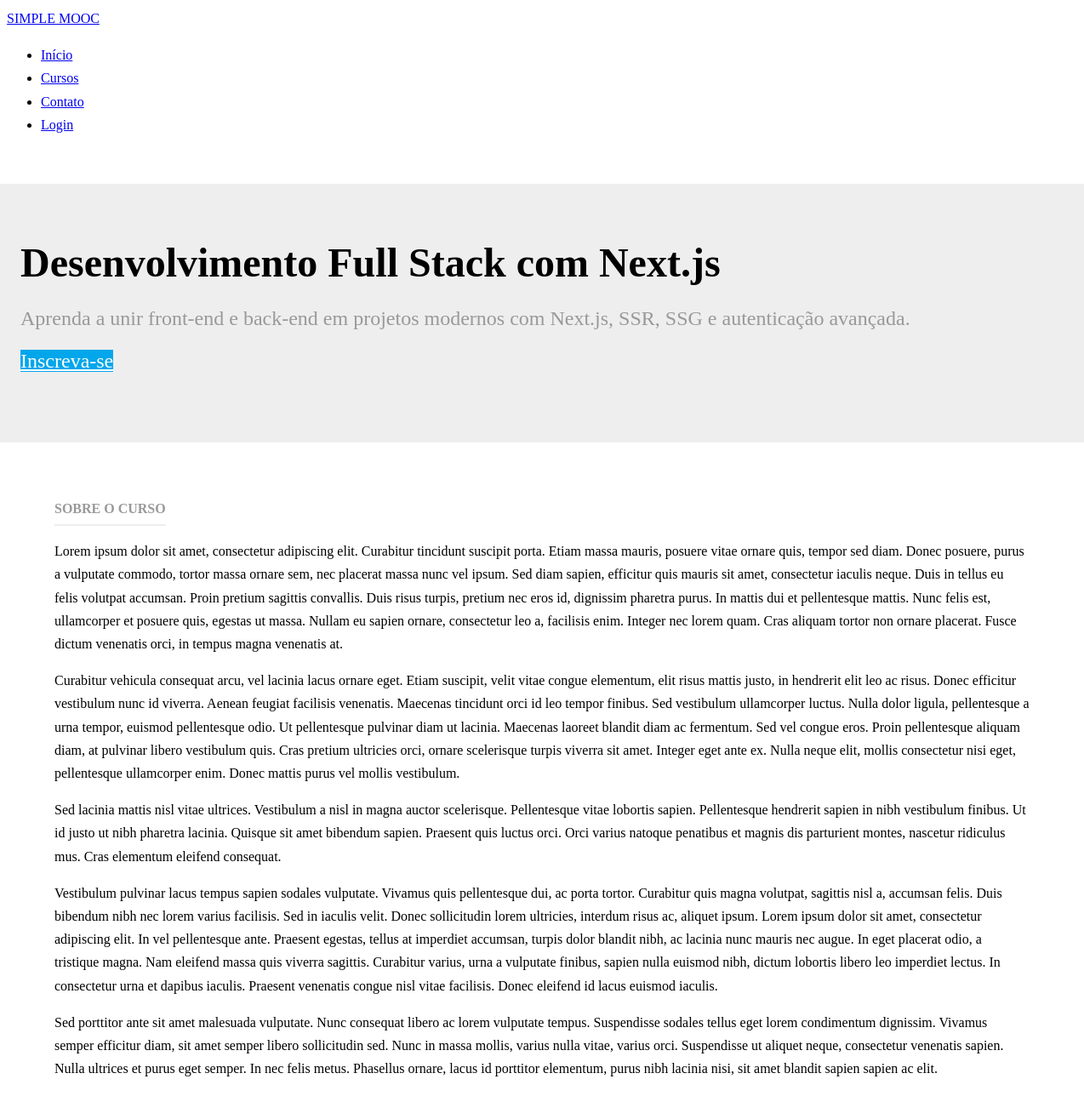
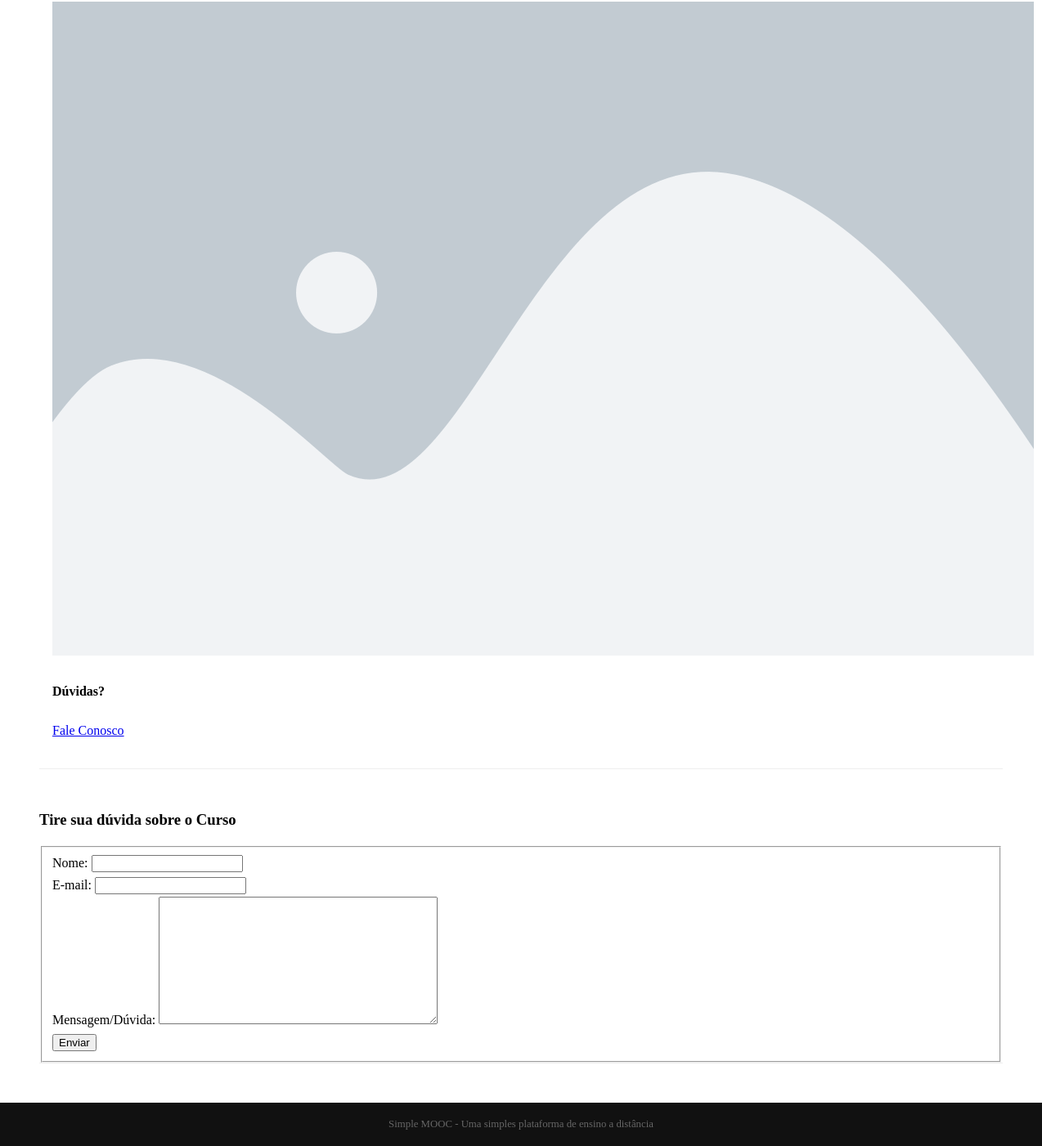
Screenshot of /cursos/desenvolvimento-full-stack-com-next-js/ with the database file from the repository (2 pictures, top to bottom).
### simplemooc/courses/models.py (models this page shows, shortened)
class Course(models.Model):
  name = models.CharField('Nome', max_length=100)
  slug = models.SlugField('Atalho')
  description = models.TextField('Descrição', blank=True)
  about = models.TextField('Sobre o Curso', blank=True)
  start_date = models.DateField('Data de início', null=True, blank=True)
  image = models.ImageField(upload_to='courses/images', verbose_name='Image', null=True, blank=True)
  created_at = models.DateTimeField('Criado em', auto_now_add=True)
  updated_at = models.DateTimeField('Atualizado em', auto_now=True)
  objects = CourseManager()
  def __str__(self):
    return self.name
  class Meta:
    verbose_name = 'Curso'
    verbose_name_plural = 'Cursos'
    ordering = ['name']

### simplemooc/courses/views.py (the view)
# urls.py: path('<slug:slug>/', views.details, name='details'),
def details(request, slug):
  course = get_object_or_404(Course, slug=slug)
  template_name = 'courses/details.html'
  context = {}
  if request.method == 'POST':
    form = ContactCourse(request.POST)
    if form.is_valid():
      context['is_valid'] = True
      form.send_mail(course)
      form = ContactCourse()
  else:
    form = ContactCourse()
  context['form'] = form
  context['course'] = course
  return render(request, template_name, context)

### simplemooc/courses/forms.py (shortened to what this page needs)
class ContactCourse(forms.Form):
  name = forms.CharField(label='Nome', max_length=100)
  email = forms.EmailField(label='E-mail')
  message = forms.CharField(label='Mensagem/Dúvida', widget=forms.Textarea)

### simplemooc/courses/templates/courses/details.html (shortened to what this page needs)
{% extends "base.html" %}
{% load static %}
{% block content %}
<div class="splash">
    <div class="pure-g-r">
        <div class="pure-u-1">
            <div class="l-box splash-text">
                <h1 class="splash-head">{{ course }}</h1>
                <h2 class="splash-subhead">{{ course.description }}</h2>
                <p>
                  <a href="#" class="pure-button primary-button">Inscreva-se</a>
                </p>
            </div>
        </div>
    </div>
</div>
<div class="pure-g-r content-ribbon">
    <div class="pure-u-2-3">
        <div class="l-box">
            <h4 class="content-subhead">Sobre o Curso</h4>
            {{ course.about|linebreaks }}
        </div>
    </div>
    <div class="pure-u-1-3">
        <div class="l-box">
            {% if course.image %}
            <img src="{{ course.image.url }}" alt="{{ course.name }}">
            {% else %}
            <img src="{% static 'img/placeholder-dafault.webp' %}" alt="{{ course.name }}">
            {% endif %}
            <h4>Dúvidas?</h4>
            <p>
                <a href="#contato" title="" class="pure-button">Fale Conosco</a>
            </p>
        </div>
    </div>
</div>
<div class="pure-g-r content-ribbon" id="contato">
    <div class="pure-u-1">
        <h3>Tire sua dúvida sobre o Curso</h3>
        <form action="#contato" class="pure-form pure-form-aligned" method="post">
            <fieldset>
                {% for field in form %}
                <div class="pure-control-group">
                    {{ field.label_tag }}
                    {{ field }}
                </div>
                {% endfor %}
                <div class="pure-controls">
                    <button type="submit" class="pure-button pure-button-primary">Enviar</button>
                </div>
            </fieldset>
        </form>
    </div>
</div>
{% endblock %}

### simplemooc/core/static/css/styles.css (style rules this page uses)
* { -webkit-box-sizing: border-box; -moz-box-sizing: border-box; box-sizing: border-box; }
body { margin: 0 auto; line-height: 1.7em; }
.l-box { padding: 1em; }
body .primary-button { background: #02a6eb; color: #fff; }
.splash { margin: 2em auto 0; padding: 3em 0.5em; background: #eee; }
.splash .splash-head { font-size: 300%; margin: 0em 0; line-height: 1.2em; }
.splash .splash-subhead { color: #999; font-weight: 300; line-height: 1.4em; }
.splash .primary-button { font-size: 150%; }
.content .content-subhead { color: #999; padding-bottom: 0.3em; text-transform: uppercase; margin: 0; border-bottom: 2px solid #eee; display: inline-block; }
.content .content-ribbon { margin: 3em; border-bottom: 1px solid #eee; }

### rows the page displays
Course: name "Desenvolvimento Full Stack com Next.js", description "Aprenda a unir front-end e back-end em projetos modernos com Next.js, SSR, SSG e autenticação avançada.", about "Lorem ipsum dolor sit amet, consectetur adipiscing elit. Curabitur tincidunt suscipit porta. Etiam massa mauris, posuere vitae ornare quis, tempor sed diam. Donec posuere, purus a vulputate commodo, tortor massa ornare sem, nec placerat massa nunc vel ipsum. Sed diam sapien, efficitur quis mauris sit amet, consectetur iaculis neque. Duis in tellus eu felis volutpat accumsan. Proin pretium sagittis convallis. Duis risus turpis, pretium nec eros id, dignissim pharetra purus. In mattis dui et pellentesque mattis. Nunc felis est, ullamcorper et posuere quis, egestas ut massa. Nullam eu sapien ornare, consectetur leo a, facilisis enim. Integer nec lorem quam. Cras aliquam tortor non ornare…", image (placeholder picture)

### other values shown
{{ field.label_tag }} "Nome:" "E-mail:" "Mensagem/Dúvida:"
